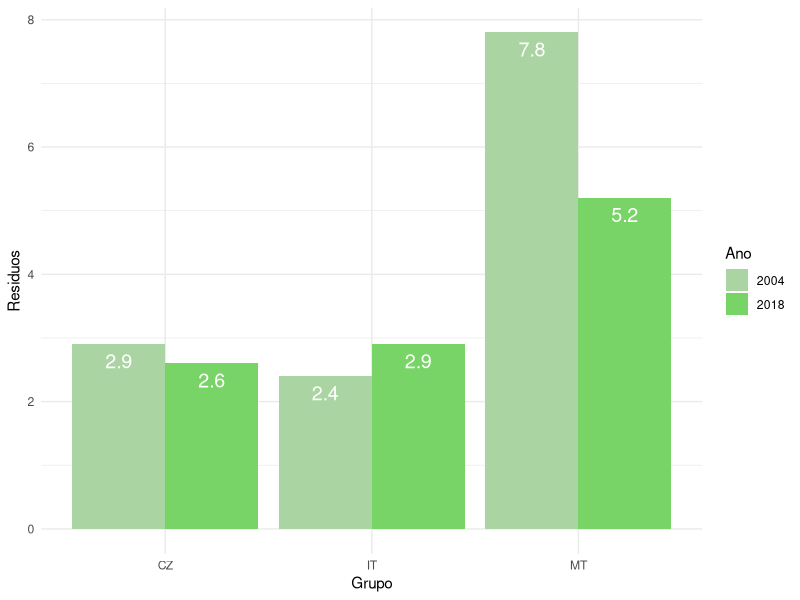

Write R code to recreate this figure.
library(tidyverse)
library(readxl)

residuos <- read_excel('ResiduosPerCapita.xlsx',
                       range = 'A14:C43',
                       col_types = c('text','numeric','numeric'),
                       col_names = c('Grupo','2004','2018'))
# Reduzir os nomes dos Grupos às suas iniciais
for (i in 1:nrow(residuos)) {
  residuos[i,1] <- sapply(strsplit(as.character(residuos[i,1]),split = " "), `[`, 1)
}

tibleResiduos <- as_tibble(residuos)
tibleResiduos %>%
  pivot_longer(c(`2004`, `2018`), names_to = "Ano", values_to = "Residuos") %>%
  filter(Grupo == 'IT'| Grupo == 'CZ'| Grupo == 'MT') %>%
  ggplot(aes(x = Grupo, y = Residuos, fill = Ano)) +
  geom_bar(stat = "identity", position = "dodge")+
  geom_text(aes(label=Residuos), vjust=1.6, color="white",
            position = position_dodge(0.9), size=5)+
  scale_fill_manual(values=c('#abd4a3',"#78d466"))+
  theme_minimal()
